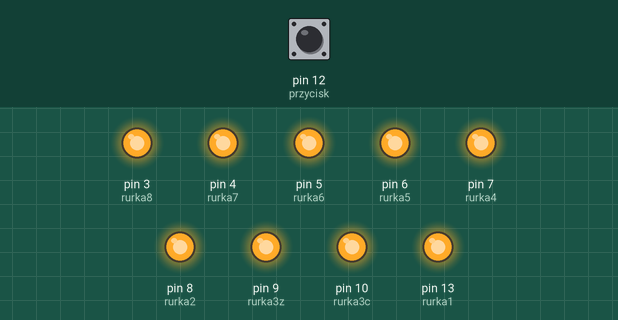
A sketch run on a simulated Arduino Nano, built with avr-gcc and run on an emulated ATmega328P. Shown: output pins drawn as LEDs (lit = HIGH). The test bench sets the inputs (shaded band); at power-on: pin 12 (przycisk) HIGH.

Above: at 1.2 s.
1.3 s: pin 12 (przycisk) pulled LOW for 0.15 s
At 5.8 s:
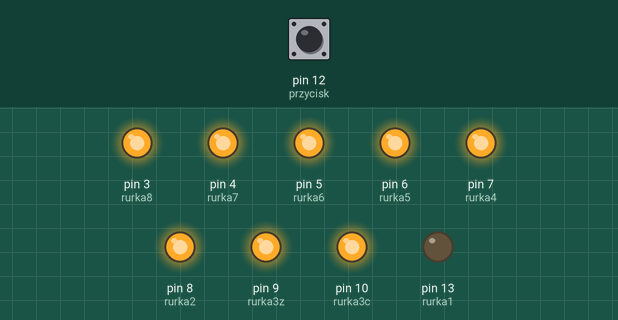
At 8.0 s:
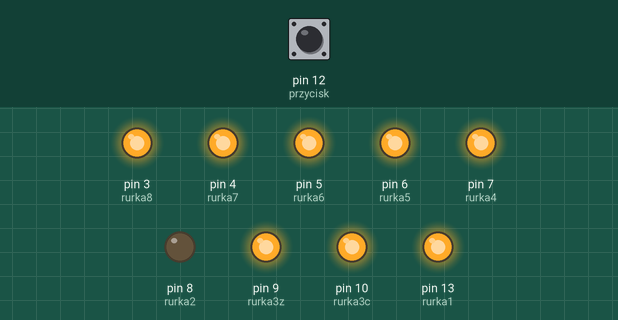
Timing chart, 0 to 33.6 s (numbered marks = the images above; inputs shaded):
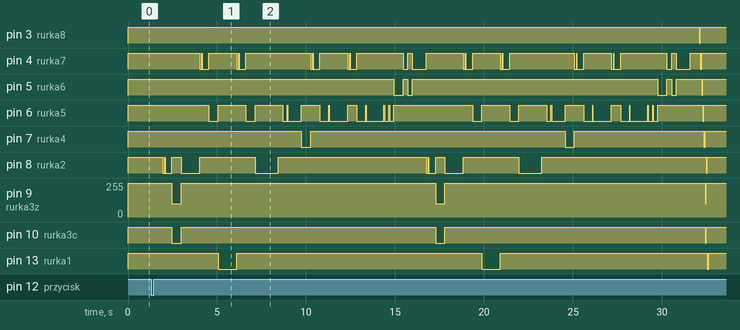

The sketch:

prototypArduinoNano.ino
```cpp
#include <Arduino.h>

#define rurka1 13
#define rurka2 8
#define rurka3z 9
#define rurka3c 10
#define rurka4 7
#define rurka5 6
#define rurka6 5
#define rurka7 4
#define rurka8 3
#define przycisk 12

//projekt świecącej fletni pana na dzień kobiet 2018 z wykorzystaniem arduino nano
//Michał Krause
//test łączenia branch
//test łączenia branch1 - zmiana

void setup() {
  // put your setup code here, to run once:
  pinMode(12,INPUT_PULLUP);
  pinMode(rurka1, OUTPUT);
  pinMode(rurka2,OUTPUT);
  pinMode(rurka3z,OUTPUT);
  pinMode(rurka3c,OUTPUT);
  pinMode(rurka4,OUTPUT);
  pinMode(rurka5,OUTPUT);
  pinMode(rurka6,OUTPUT);
  pinMode(rurka7,OUTPUT);
  pinMode(rurka8,OUTPUT);

  digitalWrite(rurka1, HIGH);
  digitalWrite(rurka2,HIGH);
  digitalWrite(rurka3z,HIGH);
  digitalWrite(rurka3c,HIGH);
  digitalWrite(rurka4,HIGH);
  digitalWrite(rurka5,HIGH);
  digitalWrite(rurka6,HIGH);
  digitalWrite(rurka7,HIGH);
  digitalWrite(rurka8,HIGH);
}

void loop() {
  // put your main code here, to run repeatedly:
  while(digitalRead(przycisk) == HIGH){}

  sekwencja2();

  while(digitalRead(przycisk) == HIGH){}

  for (int i=0; i <= 22; i++){
      zapalRurka8(130);
      zapalRurka7(130);
      zapalRurka6(130);
      zapalRurka5(130);
      zapalRurka4(130);
      zapalRurka3(130);
      zapalRurka2(130);
      zapalRurka1(130);
      zapalRurka2(130);
      zapalRurka3(130);
      zapalRurka4(130);
      zapalRurka5(130);
      zapalRurka6(130);
      zapalRurka7(130);
   }


}


void zapalRurka1(int czasSwiecenia){
  digitalWrite(rurka1,LOW);
  delay(czasSwiecenia);
  digitalWrite(rurka1,HIGH);
  //safhas

}

void zapalRurka2(int czasSwiecenia){
  digitalWrite(rurka2,LOW);
  delay(czasSwiecenia);
  digitalWrite(rurka2,HIGH);
}

void zapalRurka3(int czasSwiecenia){
  analogWrite(rurka3z,100);
  analogWrite(rurka3c,0);
  delay(czasSwiecenia);
  digitalWrite(rurka3z,HIGH);
  digitalWrite(rurka3c,HIGH);
}

void zapalRurka4(int czasSwiecenia){
  digitalWrite(rurka4,LOW);
  delay(czasSwiecenia);
  digitalWrite(rurka4,HIGH);
}

void zapalRurka5(int czasSwiecenia){
  digitalWrite(rurka5,LOW);
  delay(czasSwiecenia);
  digitalWrite(rurka5,HIGH);
}

void zapalRurka6(int czasSwiecenia){
  digitalWrite(rurka6,LOW);
  delay(czasSwiecenia);
  digitalWrite(rurka6,HIGH);
}

void zapalRurka7(int czasSwiecenia){
  digitalWrite(rurka7,LOW);
  delay(czasSwiecenia);
  digitalWrite(rurka7,HIGH);
}

void zapalRurka8(int czasSwiecenia){
  digitalWrite(rurka8,LOW);
  delay(czasSwiecenia);
  digitalWrite(rurka8,HIGH);
}

void zapalRurka7i8(int czasSwiecenia){
  digitalWrite(rurka7,LOW);
  digitalWrite(rurka8,LOW);
  delay(czasSwiecenia);
  digitalWrite(rurka7,HIGH);
  digitalWrite(rurka8,HIGH);
}

void test(){
  zapalRurka1(480);
  zapalRurka2(480);
  zapalRurka3(480);
  zapalRurka4(480);
  zapalRurka5(480);
  zapalRurka6(480);
  zapalRurka7(480);
  zapalRurka8(480);
}

void sekwencja(){
  delay(640);//opóźnienie po wciśnięciu przycisku
  zapalRurka2(130);
  zapalRurka2(130);
  zapalRurka2(260);
  zapalRurka3(520);
  zapalRurka2(1040);
  zapalRurka7(130);
  zapalRurka7(130);
  zapalRurka7(260);
  zapalRurka5(520);
  zapalRurka1(1040);
  zapalRurka7(130);
  zapalRurka7(130);
  zapalRurka7(260);
  zapalRurka5(520);
  zapalRurka2(1300);
  delay(260);
  zapalRurka5(260);
  zapalRurka5(260);
  zapalRurka5(520);
  zapalRurka4(520);
  zapalRurka7(130);
  zapalRurka7(130);
  zapalRurka7(260);
  zapalRurka5(520);
  zapalRurka5(1040);
  zapalRurka7(130);
  zapalRurka7(130);
  zapalRurka7(260);
  zapalRurka5(520);
  zapalRurka5(1040);
  zapalRurka5(260);
  zapalRurka5(260);
  zapalRurka6(520);
  zapalRurka7(260);
  zapalRurka6(260);
  zapalRurka7(780);

  // drugi raz

  zapalRurka2(130);
  zapalRurka2(130);
  zapalRurka2(260);
  zapalRurka3(520);
  zapalRurka2(1040);
  zapalRurka7(130);
  zapalRurka7(130);
  zapalRurka7(260);
  zapalRurka5(520);
  zapalRurka1(1040);
  zapalRurka7(130);
  zapalRurka7(130);
  zapalRurka7(260);
  zapalRurka5(520);
  zapalRurka2(1300);
  delay(260);
  zapalRurka5(260);
  zapalRurka5(260);
  zapalRurka5(520);
  zapalRurka4(520);
  zapalRurka7(130);
  zapalRurka7(130);
  zapalRurka7(260);
  zapalRurka5(520);
  zapalRurka5(1040);
  zapalRurka7(130);
  zapalRurka7(130);
  zapalRurka7(260);
  zapalRurka5(520);
  zapalRurka5(1040);
  zapalRurka5(260);
  zapalRurka5(260);
  zapalRurka6(520);
  zapalRurka7(260);
  zapalRurka6(260);
  zapalRurka7(780);

  delay(520);
  zapalRurka8(65);
  zapalRurka7(65);
  zapalRurka6(65);
  zapalRurka5(65);
  zapalRurka4(65);
  zapalRurka3(65);
  zapalRurka2(65);
  zapalRurka1(65);
}

void sekwencja2(){
  delay(640);//opóźnienie po wciśnięciu przycisku
  zapalRurka2(120);
  delay(20);
  zapalRurka2(120);
  zapalRurka2(260);
  zapalRurka3(520);
  zapalRurka2(1040);
  zapalRurka7(120);
  delay(20);
  zapalRurka7(120);
  zapalRurka7(260);
  zapalRurka5(520);
  zapalRurka1(1040);
  zapalRurka7(120);
  delay(20);
  zapalRurka7(120);
  zapalRurka7(260);
  zapalRurka5(520);
  zapalRurka2(1300);
  delay(260);
  zapalRurka5(240);
  delay(40);
  zapalRurka5(240);
  zapalRurka5(520);
  zapalRurka4(520);
  zapalRurka7(120);
  delay(20);
  zapalRurka7(120);
  zapalRurka7(260);
  zapalRurka5(500);
  delay(20);
  zapalRurka5(1040);
  zapalRurka7(120);
  delay(20);
  zapalRurka7(120);
  zapalRurka7(260);
  zapalRurka5(500);
  delay(20);
  zapalRurka5(1000);
  delay(40);
  zapalRurka5(240);
  delay(40);
  zapalRurka5(240);
  zapalRurka6(520);
  zapalRurka7(260);
  zapalRurka6(260);
  zapalRurka7(780);

  // drugi raz

  zapalRurka2(120);
  delay(20);
  zapalRurka2(120);
  zapalRurka2(260);
  zapalRurka3(520);
  zapalRurka2(1040);
  zapalRurka7(120);
  delay(20);
  zapalRurka7(120);
  zapalRurka7(260);
  zapalRurka5(520);
  zapalRurka1(1040);
  zapalRurka7(120);
  delay(20);
  zapalRurka7(120);
  zapalRurka7(260);
  zapalRurka5(520);
  zapalRurka2(1300);
  delay(260);
  zapalRurka5(240);
  delay(40);
  zapalRurka5(240);
  zapalRurka5(520);
  zapalRurka4(520);
  zapalRurka7(120);
  delay(20);
  zapalRurka7(120);
  zapalRurka7(260);
  zapalRurka5(500);
  delay(20);
  zapalRurka5(1040);
  zapalRurka7(120);
  delay(20);
  zapalRurka7(120);
  zapalRurka7(260);
  zapalRurka5(500);
  delay(20);
  zapalRurka5(1000);
  delay(40);
  zapalRurka5(240);
  delay(40);
  zapalRurka5(240);
  zapalRurka6(520);
  zapalRurka7(260);
  zapalRurka6(260);
  zapalRurka7(780);

  delay(520);
  zapalRurka8(65);
  zapalRurka7(65);
  zapalRurka6(65);
  zapalRurka5(65);
  zapalRurka4(65);
  zapalRurka3(65);
  zapalRurka2(65);
  zapalRurka1(65);
}

void sekwencja3(){
  delay(640);//opóźnienie po wciśnięciu przycisku
  zapalRurka2(120);
  delay(20);
  zapalRurka2(120);
  zapalRurka2(260);
  zapalRurka3(520);
  zapalRurka2(1040);
  zapalRurka7(120);
  delay(20);
  zapalRurka7(120);
  zapalRurka7(260);
  zapalRurka5(520);
  zapalRurka1(1040);
  zapalRurka7(120);
  delay(20);
  zapalRurka7(120);
  zapalRurka7(260);
  zapalRurka5(520);
  zapalRurka2(1300);
  delay(260);
  zapalRurka5(240);
  delay(40);
  zapalRurka5(240);
  zapalRurka5(520);
  zapalRurka4(520);
  zapalRurka7(120);
  delay(20);
  zapalRurka7(120);
  zapalRurka7(260);
  zapalRurka5(500);
  delay(20);
  zapalRurka5(1040);
  zapalRurka7(120);
  delay(20);
  zapalRurka7(120);
  zapalRurka7(260);
  zapalRurka5(500);
  delay(20);
  zapalRurka5(1000);
  delay(40);
  zapalRurka5(240);
  delay(40);
  zapalRurka5(240);
  zapalRurka6(520);
  zapalRurka7(260);
  zapalRurka6(260);
  zapalRurka7(780);

  // drugi raz

  zapalRurka2(120);
  delay(20);
  zapalRurka2(120);
  zapalRurka2(260);
  zapalRurka3(520);
  zapalRurka2(1040);
  zapalRurka7(120);
  delay(20);
  zapalRurka7(120);
  zapalRurka7(260);
  zapalRurka5(520);
  zapalRurka1(1040);
  zapalRurka7(120);
  delay(20);
  zapalRurka7(120);
  zapalRurka7(260);
  zapalRurka5(520);
  zapalRurka2(1300);
  delay(260);
  zapalRurka5(240);
  delay(40);
  zapalRurka5(240);
  zapalRurka5(520);
  zapalRurka4(520);
  zapalRurka7(120);
  delay(20);
  zapalRurka7(120);
  zapalRurka7(260);
  zapalRurka5(500);
  delay(20);
  zapalRurka5(1040);
  zapalRurka7(120);
  delay(20);
  zapalRurka7(120);
  zapalRurka7(260);
  zapalRurka5(500);
  delay(20);
  zapalRurka5(1000);
  delay(40);
  zapalRurka5(240);
  delay(40);
  zapalRurka5(240);
  zapalRurka6(520);
  zapalRurka7(260);
  zapalRurka6(260);
  zapalRurka7(780);

  delay(520);
  zapalRurka8(65);
  zapalRurka7(65);
  zapalRurka6(65);
  zapalRurka5(65);
  zapalRurka4(65);
  zapalRurka3(65);
  zapalRurka2(65);
  zapalRurka1(65);
  //niepotrzebny komentarz
  //dodatkowy komentarz
}
```

Measured:
- after the input at 1.3 s, pin 3 (rurka8): HIGH → LOW after 30.8 s, → HIGH 0.07 s later; pin 5 (rurka6): HIGH → LOW after 13.6 s, → HIGH 0.52 s later, → LOW 0.26 s later, → HIGH 0.26 s later, … (10 changes in this stretch)
